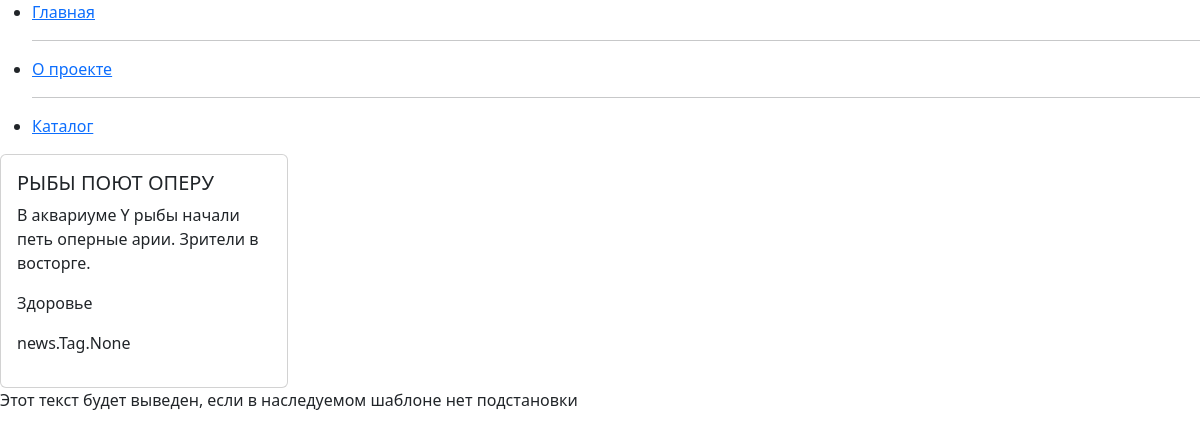
The app's page /news/catalog/34/, older data.
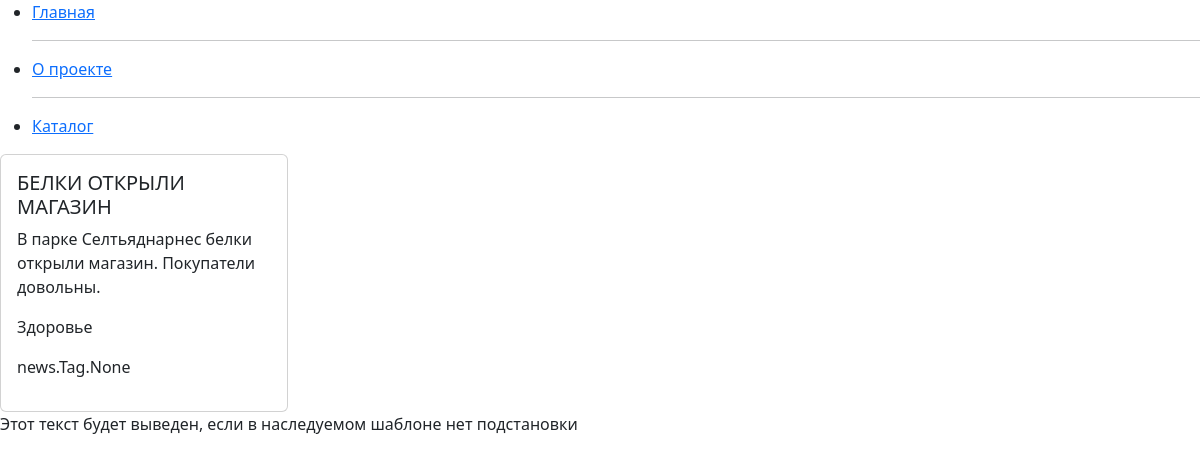
The same page, newer data.
### news/models.py (models this page shows, shortened)
class Article(models.Model):
    title = models.CharField(max_length=255)
    content = models.TextField()
    publication_date = models.DateTimeField(auto_now_add=True)
    views = models.IntegerField(default=0)
    category = models.ForeignKey('Category', on_delete=models.CASCADE, default=1)
    tags = models.ManyToManyField('Tag', related_name='articles')
    slug = models.SlugField(unique=True, blank=True)

class Category(models.Model):
    name = models.CharField(max_length=255, unique=True)
    def __str__(self):
        return self.name

### news/views.py (the view)
# urls.py: path('catalog/<int:article_id>/', views.get_detail_article_by_id, name='detail_article_by_id'),
def get_detail_article_by_id(request, article_id):
    article = get_object_or_404(Article, id=article_id)
    info = {
        'article': article,
        "users_count": 5,
        "news_count": 10,
        "menu": [
            {"title": "Главная", "url": "/", "url_name": "index"},
            {"title": "О проекте", "url": "/about/", "url_name": "about"},
            {"title": "Каталог", "url": "/news/catalog/", "url_name": "catalog"},
        ],
    }
    return render(request, 'news/article_detail.html', context=info)

### news/templatetags/upper_words.py (called while the page is built)
@register.simple_tag
def upper_words(text: str) -> str:
    return text.upper()  # просто для теста

### news/templates/news/article_detail.html (shortened to what this page needs)
{% extends "base.html" %}
{% load upper_words %}
{% block content %}
<div class="card" style="width: 18rem;">
    <div class="card-body">
      <h5 class="card-title">{% upper_words article.title %}</h5>
      <p class="card-text">{{ article.content }}</p>
      <p class="card-text">{{ article.category }}</p>
      <p class="card-text">{{ article.tags }}</p>
    </div>
</div>
{% endblock content %}

Row changes from the older to the newer data that the page shows:
changed Article "news.Tag.None": title "РЫБЫ ПОЮТ ОПЕРУ" → "БЕЛКИ ОТКРЫЛИ МАГАЗИН"; content "В аквариуме Y рыбы начали петь оперные арии. Зрители в восторге." → "В парке Селтьяднарнес белки открыли магазин. Покупатели довольны."
